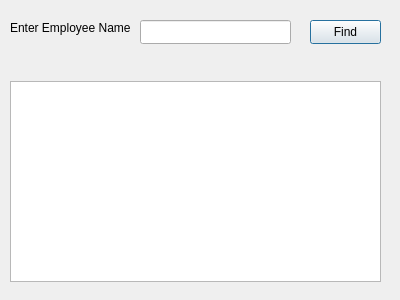
<?xml version="1.0" encoding="UTF-8"?>
<ui version="4.0">
 <class>FindEmployee</class>
 <widget class="QDialog" name="FindEmployee">
  <property name="geometry">
   <rect>
    <x>0</x>
    <y>0</y>
    <width>400</width>
    <height>300</height>
   </rect>
  </property>
  <property name="windowTitle">
   <string>Find Employee</string>
  </property>
  <widget class="QLabel" name="label">
   <property name="geometry">
    <rect>
     <x>10</x>
     <y>20</y>
     <width>141</width>
     <height>16</height>
    </rect>
   </property>
   <property name="text">
    <string>Enter Employee Name</string>
   </property>
  </widget>
  <widget class="QLineEdit" name="txtEmployeeName">
   <property name="geometry">
    <rect>
     <x>140</x>
     <y>20</y>
     <width>151</width>
     <height>24</height>
    </rect>
   </property>
  </widget>
  <widget class="QPushButton" name="btnFind">
   <property name="geometry">
    <rect>
     <x>310</x>
     <y>20</y>
     <width>71</width>
     <height>24</height>
    </rect>
   </property>
   <property name="text">
    <string>Find</string>
   </property>
  </widget>
  <widget class="QTableView" name="tableView">
   <property name="geometry">
    <rect>
     <x>10</x>
     <y>81</y>
     <width>371</width>
     <height>201</height>
    </rect>
   </property>
  </widget>
 </widget>
 <resources/>
 <connections/>
</ui>
